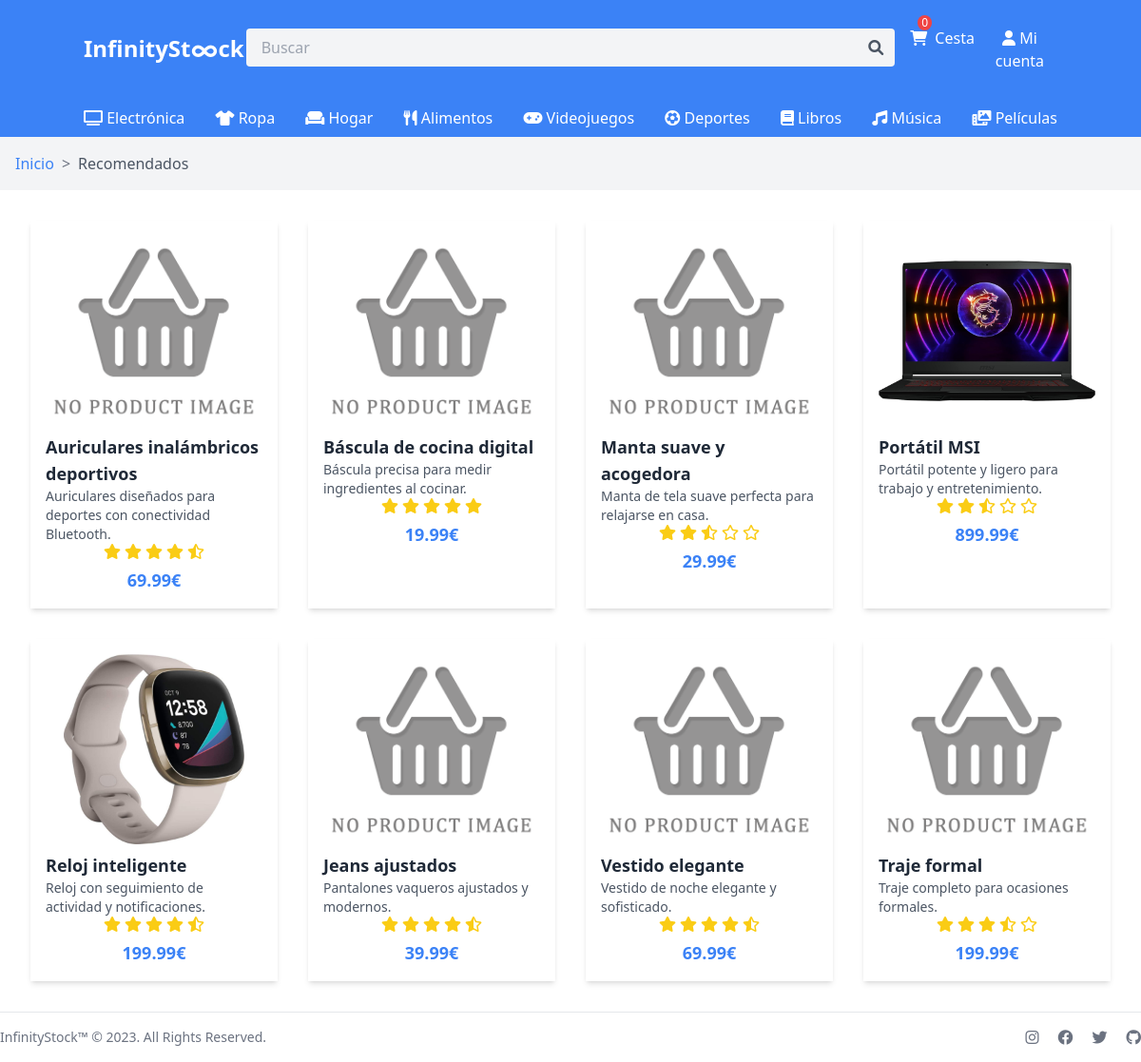
The page / on the database its author committed.
### tables this page shows
CREATE TABLE `categorias` (
  `id` int NOT NULL AUTO_INCREMENT,
  `nombre` varchar(255) DEFAULT NULL,
  `icono` varchar(255) DEFAULT NULL,
  PRIMARY KEY (`id`)
);

CREATE TABLE `productos` (
  `id` int NOT NULL AUTO_INCREMENT,
  `nombre` varchar(255) DEFAULT NULL,
  `descripcion` text,
  `precio` decimal(10,2) DEFAULT NULL,
  `stock` int DEFAULT NULL,
  `imagenes` json DEFAULT NULL,
  PRIMARY KEY (`id`)
);

### api/includes/product_box.php (the view)
<?php
$producto["calificacion"] = rand(10, 50) / 10;
$producto["imagenes"] = !empty($producto["imagenes"]) ? json_decode($producto["imagenes"], true) : ["default.png"];
?>
<div class="bg-white shadow-md p-4 flex flex-col justify-between h-full">
    <a href="?producto=<?= $producto["id"] ?>">
        <div class="flex flex-col flex-grow">
            <div style="height: 200px; overflow: hidden;" class="mb-2">
                <img src="public/img/<?= $producto["imagenes"][0] ?>" alt="Producto" style="width: 100%; height: 100%; object-fit: contain;">
            </div>
            <h2 class="text-lg font-semibold text-gray-800"><?= $producto["nombre"] ?></h2>
            <p class="text-sm text-gray-600"><?= $producto["descripcion"] ?></p>
        </div>
        <div class="flex justify-center items-center mb-2" style="view-transition-name: product-rating-<?= $producto["id"] ?>">
            <div class="flex space-x-1">
                <?php for ($i = 0; $i < 5; $i++): ?>
                    <?php if ($producto["calificacion"] - $i >= 1): ?>
                        <i class="fas fa-star text-yellow-400"></i>
                    <?php elseif ($producto["calificacion"] - $i > 0): ?>
                        <i class="fas fa-star-half-alt text-yellow-400"></i>
                    <?php else: ?>
                        <i class="far fa-star text-yellow-400"></i>
                    <?php endif; ?>
                <?php endfor; ?>
            </div>
        </div>
        <div class="flex justify-center items-center">
            <p class="text-lg font-semibold text-blue-500" style="view-transition-name: product-price-<?= $producto["id"] ?>"><?= $producto["precio"] . CURRENCY ?></p>
        </div>
    </a>
</div>

### index.php (shortened to what this page needs)
<?php
require_once "api/config/db.php";
?>
<html>
<head>
    <link rel="stylesheet" href="public/css/font-awesome.6.0.0.all.min.css" />
    <script src="public/css/tailwind.js"></script>
</head>
<body class="flex flex-col min-h-screen">
    <?php include_once "api/includes/header.php"; ?>
    <main class="flex-grow">
        <?php if (isset($_GET["producto"])) {
            include_once "api/includes/product_details.php";
        } elseif (isset($_GET["categoria"])) {
            include_once "api/includes/category.php";
        } elseif (isset($_GET["search"])) {
            include_once "api/includes/search.php";
        } elseif (isset($_GET["checkout"])) {
            include_once "api/includes/checkout.php";
        } elseif (isset($_GET["profile"]) || isset($_GET["addresses"]) || isset($_GET["payments"])) {
            include_once "api/includes/unimplemented.php";
        } elseif (isset($_GET["orders"])) {
            include_once "api/includes/orders.php";
        } else {
            include_once "api/includes/random_products.php";
        } ?>
    </main>
    <?php include_once "api/includes/footer.php"; ?>
</body>
</html>

### api/includes/header.php (shortened to what this page needs)
<?php
$sql = "SELECT * FROM categorias";
$resultado = $conn->query($sql);
$filas = $resultado->num_rows;
$categories = [];
for ($i = 0; $i < $filas; $i++) {
    $resultado->data_seek($i);
    $fila = $resultado->fetch_array(MYSQLI_ASSOC);
    $categories[$i] = $fila;
}
?>
<nav class="bg-blue-500 text-white">
    <div class="container mx-auto py-4 grid grid-cols-6 items-center">
        <h1 class="col-span-1 text-2xl font-semibold">
            <a href="?"><?= TITLE ?></a>
        </h1>
        <form method="GET" class="relative col-span-4 flex pt-2 mt-1">
            <input type="text" name="search" placeholder="<?= SEARCH ?>" class="w-full px-4 py-2 bg-gray-100 text-gray-800 rounded focus:outline-none focus:ring focus:ring-blue-300" autocomplete="off">
            <button type="submit" class="absolute top-1/2 right-3 transform -translate-y-1/2">
                <i class="fas fa-search text-gray-600 pt-2"></i>
            </button>
        </form>
        <div class="col-span-1 flex ml-2">
            <div class="relative group hover:bg-white hover:text-blue-500 rounded-t-lg px-2 py-3">
                <button class="flex items-center">
                    <i id="cart-icon" class="fas fa-shopping-cart relative z-10"></i>
                    <span id="cart-count" class="absolute top-0 left-4 bg-red-500 text-white rounded-full px-1 text-xs z-20">0</span>
                    <span class="ml-2"><?= BASKET ?></span>
                </button>
            </div>
            <div class="relative group hover:bg-white hover:text-blue-500 rounded-t-lg px-2 py-3">
                <button>
                    <i class="fas fa-user"></i> <?= isset($_SESSION["loggedin"])
                        ? (mb_strlen($_SESSION["user"]["nombre"]) > 8
                            ? mb_substr($_SESSION["user"]["nombre"], 0, 8) . "..."
                            : $_SESSION["user"]["nombre"])
                        : MY_ACCOUNT ?>
                </button>
            </div>
        </div>
    </div>
    <div class="container mx-auto py-2">
        <ul class="flex space-x-4 justify-between">
            <?php foreach ($categories as $category) { ?>
                <li><a href="?categoria=<?= $category["nombre"] ?>" class="hover:text-gray-300"><i class="fas <?= $category["icono"] ?>"></i> <?= $category["nombre"] ?></a></li>
            <?php } ?>
        </ul>
    </div>
</nav>

### api/includes/random_products.php (shortened to what this page needs)
<?php
$sql = "SELECT * FROM productos ORDER BY RAND() LIMIT 8";
$resultado = $conn->query($sql);
$filas = $resultado->num_rows;
$productos = [];
for ($i = 0; $i < $filas; $i++) {
    $resultado->data_seek($i);
    $fila = $resultado->fetch_array(MYSQLI_ASSOC);
    $productos[$i] = $fila;
}
?>
<nav class="bg-gray-100 p-4" aria-label="Breadcrumb">
    <ol class="list-none p-0 inline-flex">
        <li class="flex items-center">
            <a href="?" class="text-blue-500"><?= HOME ?></a>
            <span class="mx-2 text-gray-500"><?= SEPARATOR ?></span>
        </li>
        <li class="flex items-center">
            <span class="text-gray-600"><?= RECOMMENDED ?></span>
        </li>
    </ol>
</nav>
<div class="m-8 grid grid-cols-1 md:grid-cols-2 lg:grid-cols-4 gap-8">
    <?php foreach ($productos as $producto) {
        include "product_box.php";
    } ?>
</div>

### api/includes/footer.php (shortened to what this page needs)
<footer class="bg-white mt-auto mx-auto w-full max-w-screen-xl pb-4">
    <hr class="py-2 border-gray-200 sm:mx-auto" />
    <div class="sm:flex sm:items-center sm:justify-between">
        <span class="text-sm text-gray-500 sm:text-center"><?= COPYRIGHT ?></span>
        <div class="flex mt-4 space-x-5 sm:justify-center sm:mt-0">
            <a href="#" class="text-gray-500 hover:text-gray-900">
                <i class="fab fa-instagram"></i>
            </a>
            <a href="#" class="text-gray-500 hover:text-gray-900">
                <i class="fab fa-facebook"></i>
            </a>
            <a href="#" class="text-gray-500 hover:text-gray-900">
                <i class="fab fa-twitter"></i>
            </a>
            <a href="#" class="text-gray-500 hover:text-gray-900">
                <i class="fab fa-github"></i>
            </a>
        </div>
    </div>
</footer>

### rows shown on the page
categorias: nombre "Electrónica"
categorias: nombre "Ropa"
categorias: nombre "Hogar"
categorias: nombre "Alimentos"
categorias: nombre "Videojuegos"
categorias: nombre "Deportes"
categorias: nombre "Libros"
categorias: nombre "Música"
categorias: nombre "Películas"
productos: nombre "Auriculares inalámbricos deportivos", descripcion "Auriculares diseñados para deportes con conectividad Bluetooth.", precio "69.99"
productos: nombre "Báscula de cocina digital", descripcion "Báscula precisa para medir ingredientes al cocinar.", stock 5 (drawn), precio "19.99"
productos: nombre "Manta suave y acogedora", descripcion "Manta de tela suave perfecta para relajarse en casa.", precio "29.99"
productos: shows a picture, nombre "Portátil MSI", descripcion "Portátil potente y ligero para trabajo y entretenimiento.", precio "899.99"
productos: shows a picture, nombre "Reloj inteligente", descripcion "Reloj con seguimiento de actividad y notificaciones.", precio "199.99"
productos: nombre "Jeans ajustados", descripcion "Pantalones vaqueros ajustados y modernos.", precio "39.99"
productos: nombre "Vestido elegante", descripcion "Vestido de noche elegante y sofisticado.", precio "69.99"
productos: nombre "Traje formal", descripcion "Traje completo para ocasiones formales.", precio "199.99"

### other values the page prints
TITLE "InfinitySt ∞ ck"
BASKET "Cesta"
MY_ACCOUNT "Mi cuenta"
HOME "Inicio"
SEPARATOR ">"
RECOMMENDED "Recomendados"
COPYRIGHT "InfinityStock™ © 2023. All Rights Reserved."
